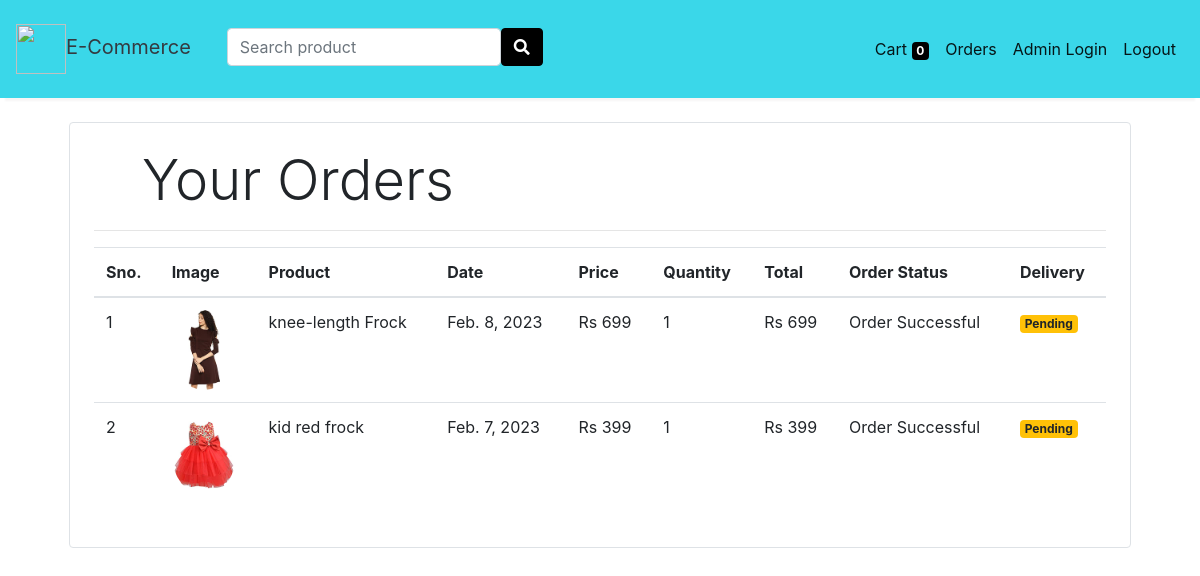
Before: /orders/ (signed in) with the older database file.
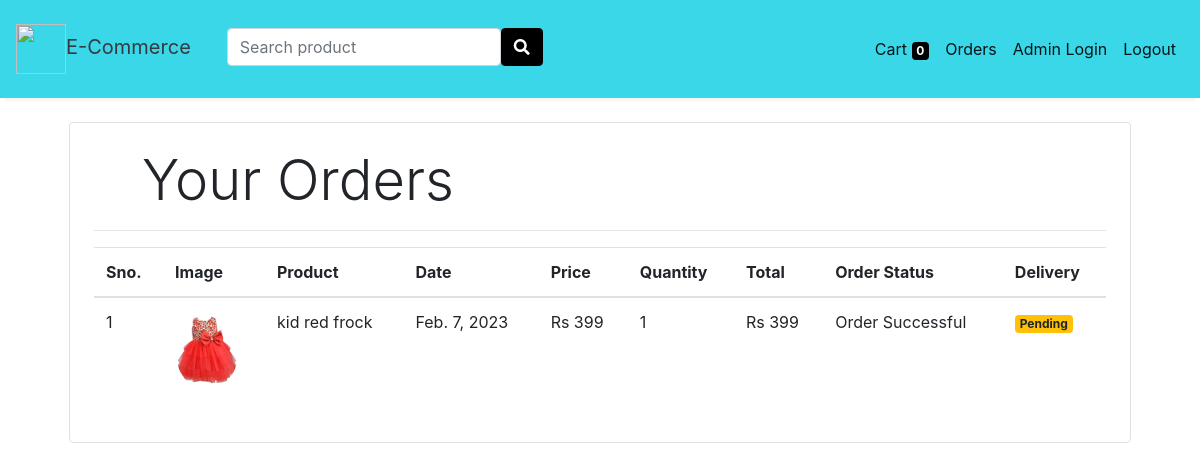
After: the same page with the newer database file.
### store/models/orders.py (models this page shows, shortened)
class Order(models.Model):
    product = models.ForeignKey(Products,
                                on_delete=models.CASCADE)
    customer = models.ForeignKey(Customer,
                                 on_delete=models.CASCADE)
    quantity = models.IntegerField(default=1)
    price = models.IntegerField()
    address = models.CharField (max_length=50, default='', blank=True)
    phone = models.CharField (max_length=50, default='', blank=True)
    date = models.DateField (default=datetime.datetime.today)
    status = models.BooleanField (default=False)
    @staticmethod
    def get_orders_by_customer(customer_id):
        return Order.objects.filter(customer=customer_id).order_by('-date')

### store/models/product.py (models this page shows, shortened)
class Products(models.Model):
    name = models.CharField(max_length=60)
    price= models.IntegerField(default=0)
    category= models.ForeignKey(Category,on_delete=models.CASCADE,default=1 )
    description= models.CharField(max_length=250, default='', blank=True, null= True)
    image= models.ImageField(upload_to='uploads/products/')

### store/middlewares/auth.py (the view)
    def middleware(request):
        print(request.session.get('customer'))
        returnUrl = request.META['PATH_INFO']
        print(request.META['PATH_INFO'])
        if not request.session.get('customer'):
           return redirect(f'login?return_url={returnUrl}')
        response = get_response(request)
        return response

### store/templatetags/custom_filter.py (called while the page is built)
@register.filter(name='currency')
def currency(number):
    return "Rs "+str(number)

@register.filter(name='multiply')
def multiply(number , number1):
    return number * number1

### store/views/orders.py (called while the page is built)
    def get(self , request ):
        customer = request.session.get('customer')
        orders = Order.get_orders_by_customer(customer)
        print(orders)
        return render(request , 'orders.html'  , {'orders' : orders})

### store/templates/orders.html
{% extends 'base.html' %}
{% block content %}
{% load cart %}
{% load custom_filter %}
<div class="container">
   <div class="border rounded p-4 m-4">
        <p class="display-4 pl-4 ml-4">Your Orders</p>
        <hr>
        <table class="table">
            <thead>
                <tr>
                    <th>Sno.</th>
                    <th>Image</th>
                    <th>Product</th>
                    <th>Date</th>
                    <th>Price</th>
                    <th>Quantity</th>
                    <th>Total</th>
                    <th>Order Status</th>
                    <th>Delivery</th>
                </tr>
            </thead>
            <tbody>
                {% for order in orders %}
                <tr>
                    <td>{{forloop.counter}}</td>
                    <td><img style="height: 80px;" class="rounded-circle" src="{{order.product.image.url}}" alt=""></td>
                    <td>{{order.product.name}}</td>
                    <td>{{order.date}}</td>
                    <td>{{order.price|currency}}</td>
                    <td>{{order.quantity}}</td>
                    <td>{{order.quantity|multiply:order.price|currency}}</td>
                    <td>Order Successful</td>
                    {% if order.status %}
                    <td><small class="badge badge-success">Delivered</small></td>
                    {%else%}
                    <td><small class="badge badge-warning">Pending</small></td>
                    {% endif %}
                </tr>
                {% endfor %}
            </tbody>
        </table>
   </div>
</div>
{% endblock %}

Changed rows visible on the page:
removed Order: product.image (picture), product.name "knee-length Frock", date "Feb. 8, 2023", price "Rs 699", quantity "1", quantity|multiply "Rs 699", status "Pending"
